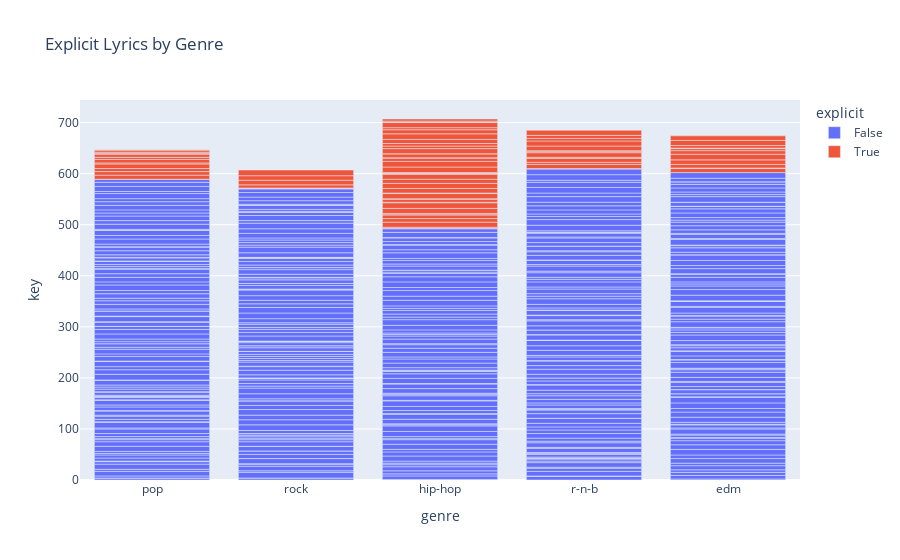

Notebook code cell kept with this figure:
### Markdown cell above
In this scatterplot it visualizes songs between energy and loudness. The circle size of each scatter point is determined by the key of the song. The higher key values represents songs with higher key values and the smaller circles represent songs with lower key values.

The trend with this scatterplot seems to be a positive relationship between energy and loudness, which makes sense since high energy songs are often louder, and low energy songs tend to be softer.

### Code cell
fig = px.bar(visuals, x="genre", y="key", color="explicit", title="Explicit Lyrics by Genre")
fig.show()

### Figure 1 — Plotly figure (JSON) as saved in the notebook; plotly's stock layout.template omitted (floating-point values rounded to 4 significant figures; data arrays with more than 128 entries replaced by an {"elided": "..."} marker saying what was removed)
{"data": [{"alignmentgroup": "True", "hovertemplate": "explicit=False<br>genre=%{x}<br>key=%{y}<extra></extra>", "legendgroup": "False", "marker": {"color": "#636efa", "pattern": {"shape": ""}}, "name": "False", "offsetgroup": "False", "orientation": "v", "showlegend": true, "textposition": "auto", "type": "bar", "x": {"elided": "521 str values"}, "xaxis": "x", "y": {"elided": "521 int values"}, "yaxis": "y"}, {"alignmentgroup": "True", "hovertemplate": "explicit=True<br>genre=%{x}<br>key=%{y}<extra></extra>", "legendgroup": "True", "marker": {"color": "#EF553B", "pattern": {"shape": ""}}, "name": "True", "offsetgroup": "True", "orientation": "v", "showlegend": true, "textposition": "auto", "type": "bar", "x": ["pop", "pop", "pop", "pop", "pop", "pop", "pop", "pop", "pop", "pop", "pop", "pop", "rock", "rock", "rock", "rock", "rock", "hip-hop", "hip-hop", "hip-hop", "hip-hop", "hip-hop", "hip-hop", "hip-hop", "hip-hop", "hip-hop", "hip-hop", "hip-hop", "hip-hop", "hip-hop", "hip-hop", "hip-hop", "hip-hop", "hip-hop", "hip-hop", "hip-hop", "hip-hop", "hip-hop", "hip-hop", "hip-hop", "hip-hop", "hip-hop", "hip-hop", "hip-hop", "hip-hop", "hip-hop", "hip-hop", "hip-hop", "hip-hop", "hip-hop", "hip-hop", "hip-hop", "hip-hop", "hip-hop", "hip-hop", "r-n-b", "r-n-b", "r-n-b", "r-n-b", "r-n-b", "r-n-b", "r-n-b", "r-n-b", "r-n-b", "r-n-b", "r-n-b", "r-n-b", "r-n-b", "edm", "edm", "edm", "edm", "edm", "edm", "edm", "edm", "edm", "edm", "edm"], "xaxis": "x", "y": [8, 7, 6, 9, 2, 7, 4, 6, 2, 2, 4, 1, 1, 6, 9, 9, 11, 2, 10, 7, 7, 2, 1, 10, 11, 1, 6, 1, 10, 1, 9, 10, 8, 10, 1, 1, 1, 11, 11, 7, 0, 0, 8, 0, 10, 5, 5, 8, 11, 8, 4, 10, 1, 2, 4, 1, 8, 4, 8, 2, 9, 2, 2, 9, 10, 5, 6, 10, 8, 1, 7, 9, 11, 7, 4, 1, 5, 10, 9], "yaxis": "y"}], "layout": {"barmode": "relative", "legend": {"title": {"text": "explicit"}, "tracegroupgap": 0}, "title": {"text": "Explicit Lyrics by Genre"}, "xaxis": {"anchor": "y", "domain": [0, 1], "title": {"text": "genre"}}, "yaxis": {"anchor": "x", "domain": [0, 1], "title": {"text": "key"}}}}
